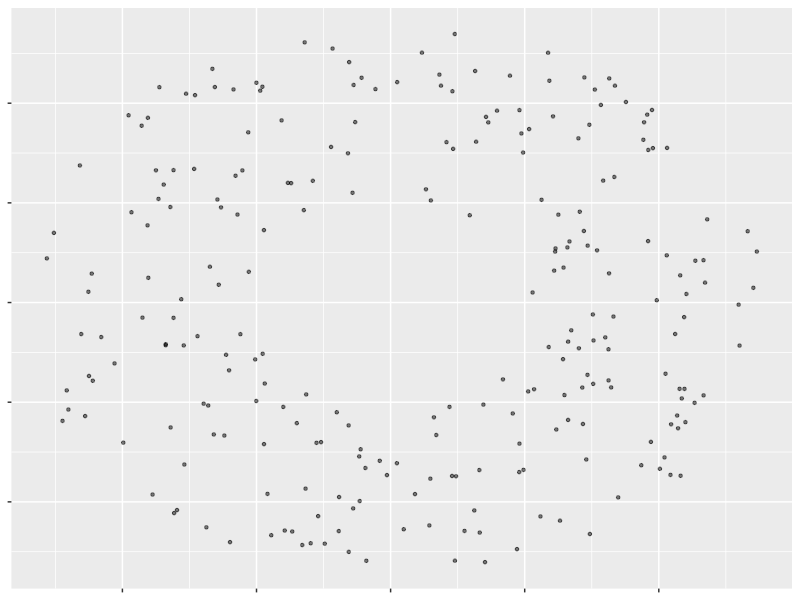
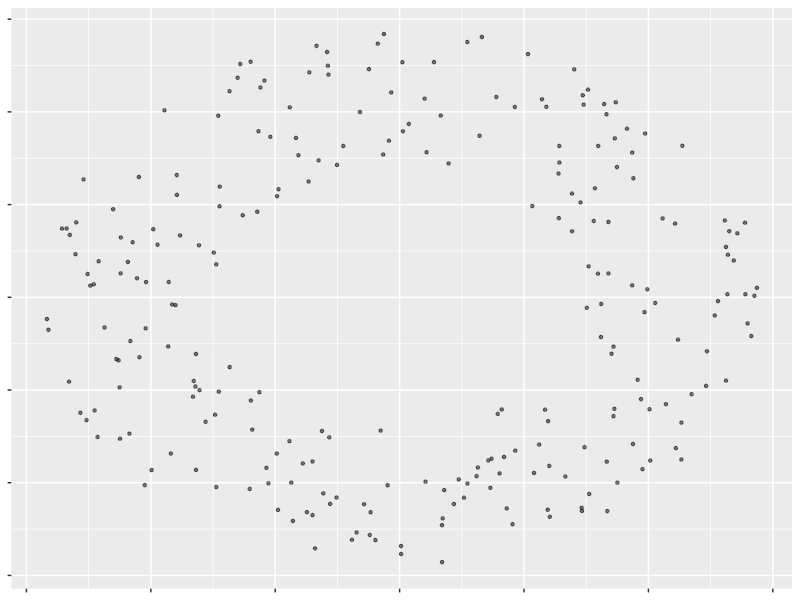
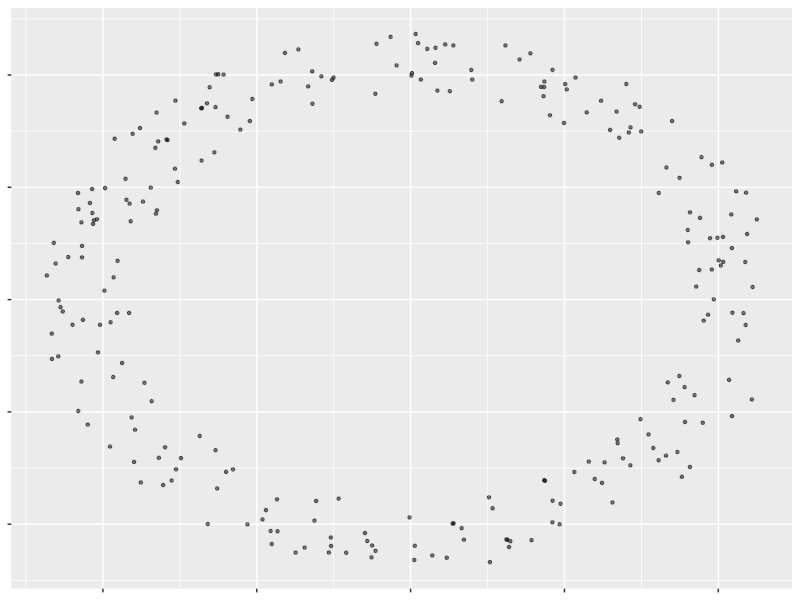
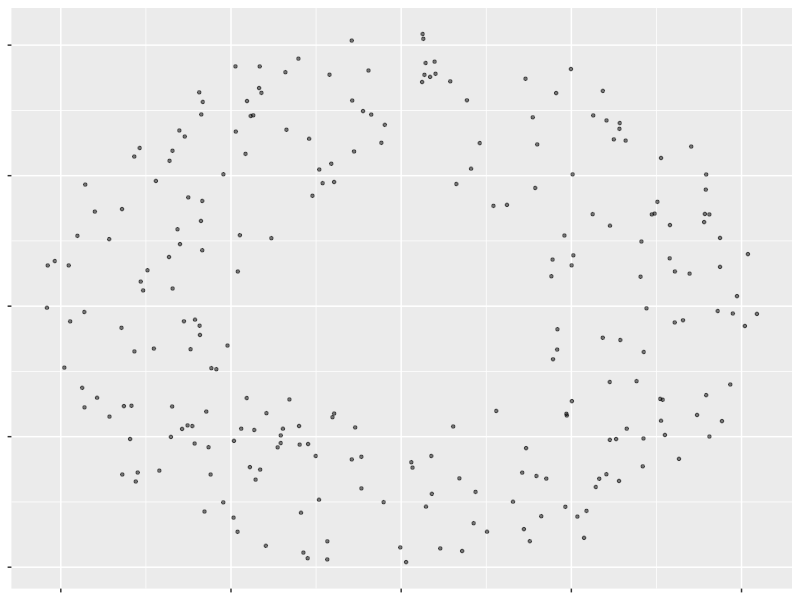
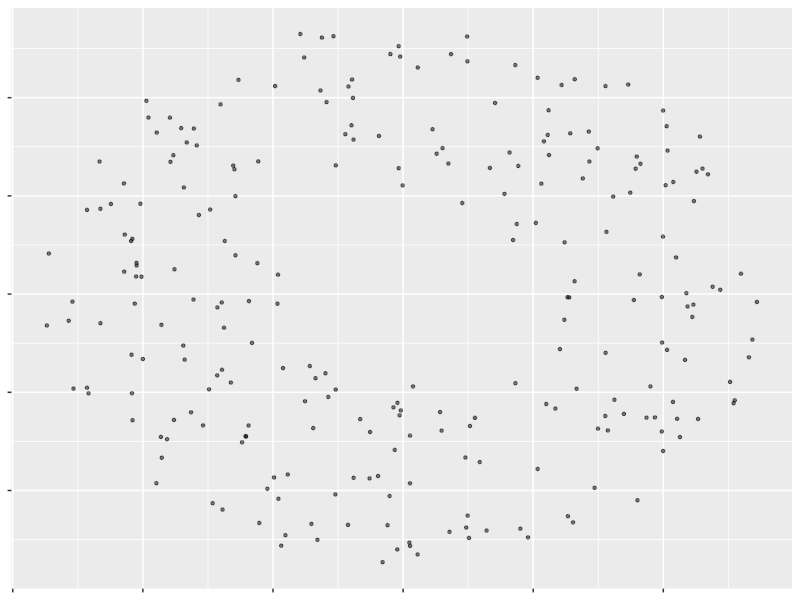
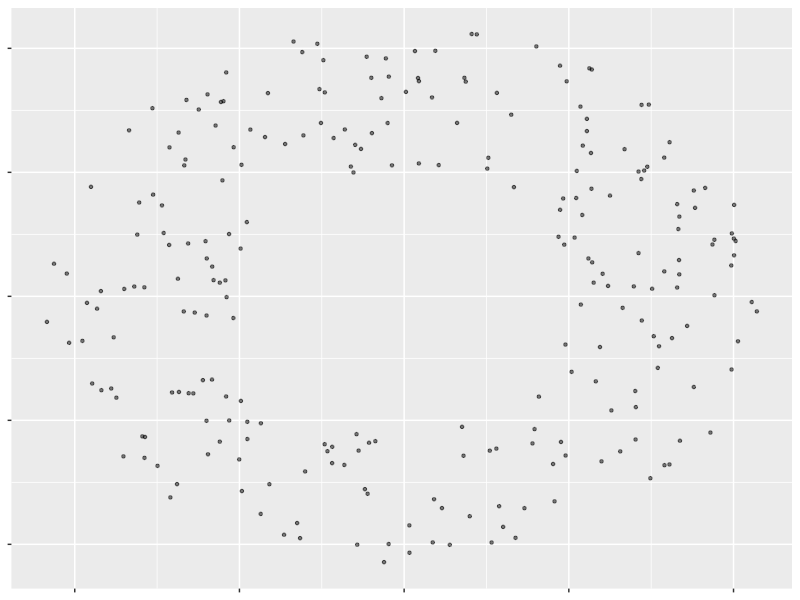
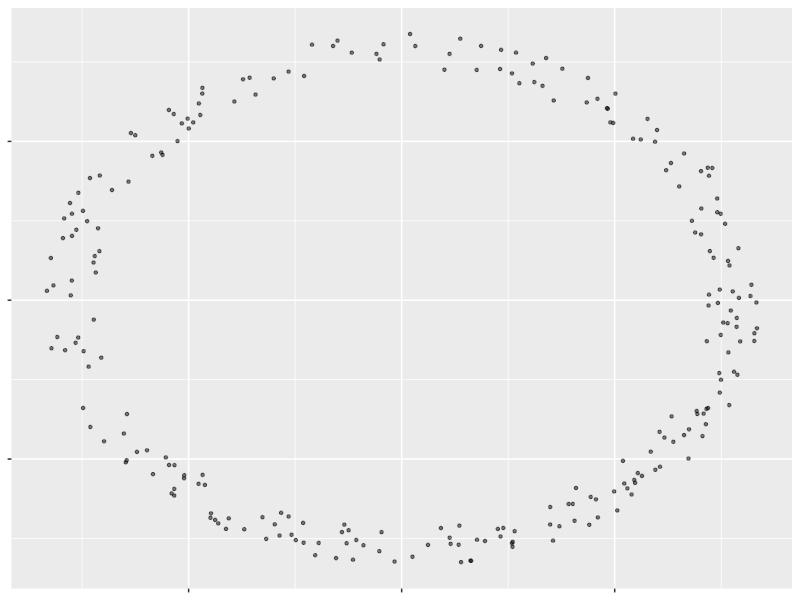
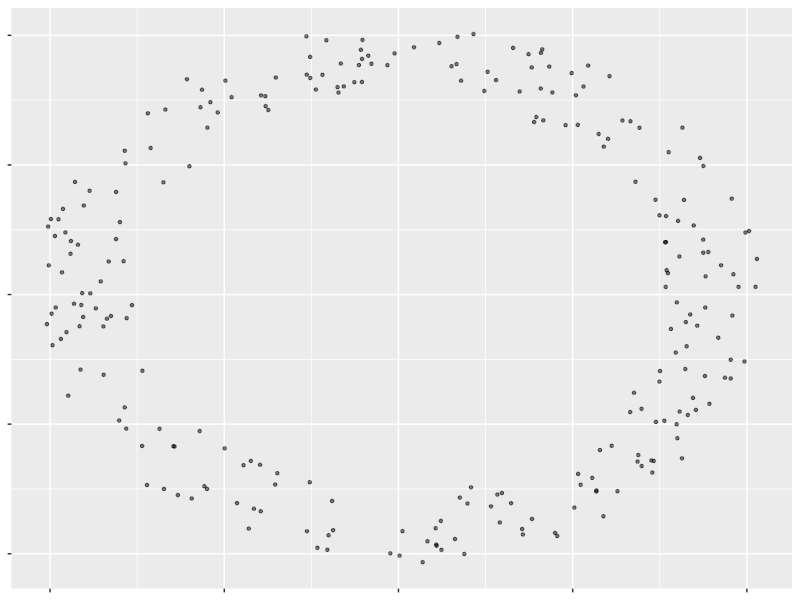

Write the R code that produced these figures, in order. (Note: this script raises an error after producing the figures.)
library(ggplot2)

auto_doug <- function(number,ixx=1,inner_radio = 3, outer_radio = 6, width=1)
{
  
  X = 0
  Y = 0
  
  size = 1.5
  alpha = 0.5
  shape = 20
  col = "black"
  
  
  get_outer_data <- function(number, inner_radio, outer_radio, width)
  {
    return_x <- c()
    return_y <- c()
    
    while(TRUE)
    {
      if(length(return_x) == number)
      {
        break
      }
      else
      {
        x <- runif(1, -outer_radio, outer_radio)
        y <- runif(1, -outer_radio, outer_radio)
        
        value <- x * x + y * y
        
        if(value > inner_radio ** 2 && value < outer_radio ** 2)
        {
          return_x <- c(return_x, x)
          return_y <- c(return_y, y)
        }
      }
    }
    return(data.frame(return_x, return_y))   
  }
  
  data_frame <- get_outer_data(number, inner_radio, outer_radio, width)
  
  p <- ggplot(data_frame, aes(data_frame$return_x, data_frame$return_y))
  
  p <- p + geom_point(size = size, shape = shape, col = col, alpha = alpha)
  p <- p + theme(axis.text.y = element_blank(), axis.text.x = element_blank(),axis.title = element_blank())
  
  fname <- "D:\\InfoVis\\Scag_Data_Builder\\doug\\csv\\doug_"
  numname <- as.character(number)
  fname <- paste(fname, numname, sep = '') 
  fname <- paste(fname, "_", sep = '')
  numname <- as.character(ixx)
  fname <- paste(fname, "_", sep = '')
  numname <- as.character(inner_radio)
  fname <- paste(fname, "_", sep = '')
  numname <- as.character(outer_radio)
  fname <- paste(fname, "_", sep = '')
  numname <- as.character(width)
  fname <- paste(fname, numname, sep = '')
  fname_csv <- paste(fname, ".csv", sep = '')
  fname <- "D:\\InfoVis\\Scag_Data_Builder\\doug\\png\\doug_"
  numname <- as.character(number)
  fname <- paste(fname, numname, sep = '') 
  fname <- paste(fname, "_", sep = '')
  numname <- as.character(ixx)
  fname <- paste(fname, "_", sep = '')
  numname <- as.character(inner_radio)
  fname <- paste(fname, "_", sep = '')
  numname <- as.character(outer_radio)
  fname <- paste(fname, "_", sep = '')
  numname <- as.character(width)
  fname <- paste(fname, numname, sep = '')
  fname_png <- paste(fname, ".png", sep = '')
  #print(fname)
  
  ggsave(fname_png,p,width = 3,height = 3)
  #print(p)
  write.table(data_frame,
              file = fname_csv,
              append = FALSE, 
              quote = FALSE, 
              sep = ",", 
              col.names = FALSE, 
              row.names = FALSE)
  
  print(p)
}


for(i in 1:9)
{
  
  num = i*250
  #num=150
  #print(num)
  
  for(ixx in 1:50)
  {
    inner_radio <- as.double(runif(1,3,20))
    outer_radio <- as.double(runif(1,9,25))
    if (inner_radio>outer_radio)
    {
      tmp=inner_radio
      inner_radio=outer_radio
      outer_radio=tmp
    }
    width <- as.double(runif(1,5,15))
    auto_doug(num,ixx,inner_radio,outer_radio,width)
  }
  
}

